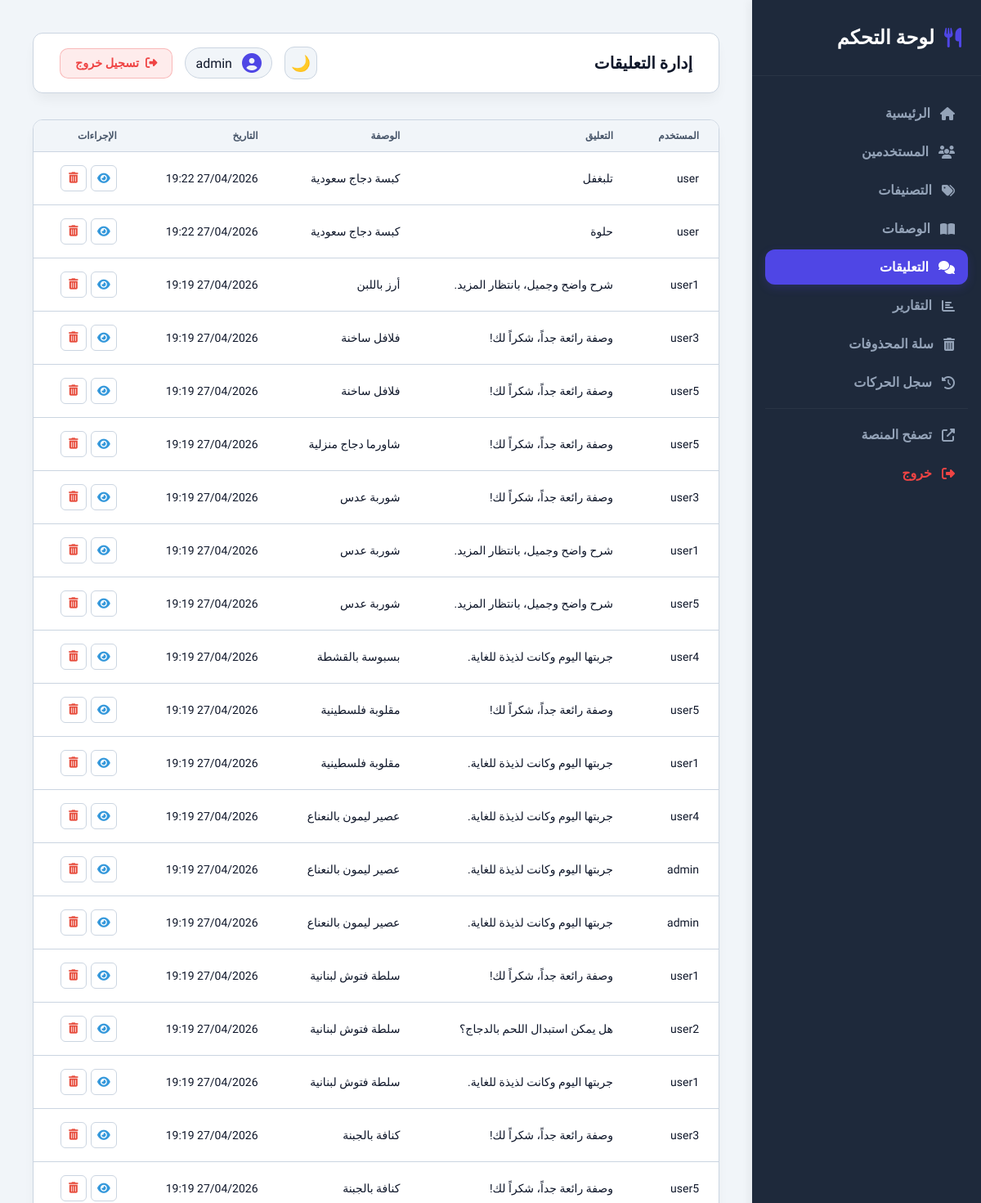
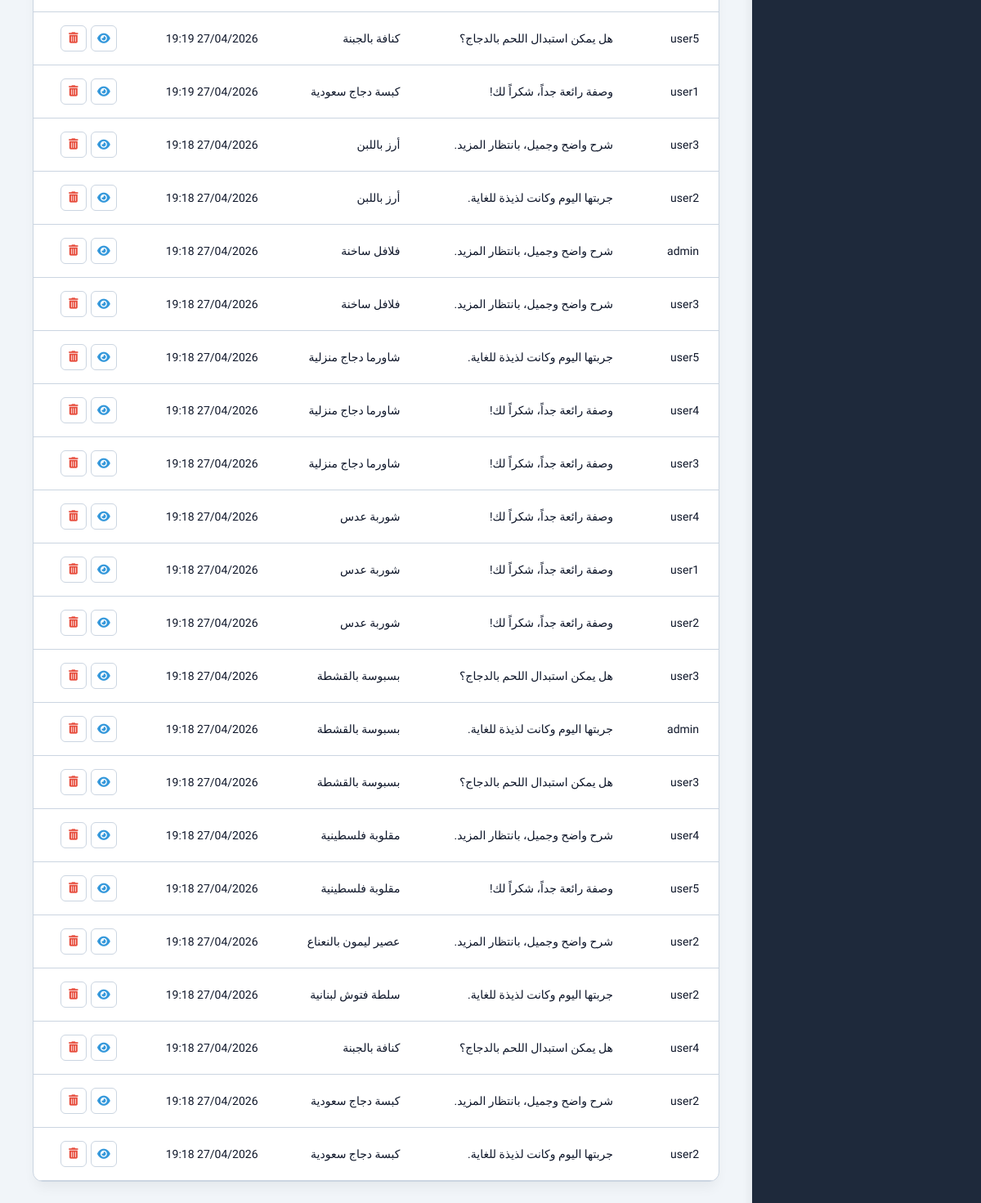
The page /dashboard/comments/ (signed in) on the database its author committed (2 pictures, top to bottom).
### accountes/models.py (models this page shows, shortened)
class SoftDeleteMixin(models.Model):
    is_deleted = models.BooleanField(default=False)
    deleted_at = models.DateTimeField(null=True, blank=True)
    objects = SoftDeleteManager()
    all_objects = models.Manager()
    class Meta:
        abstract = True

class User(AbstractUser, SoftDeleteMixin):
    bio = models.TextField(blank=True)
    profile_picture = models.ImageField(upload_to='profile_pictures/', null=True, blank=True)
    facebook_link = models.URLField(blank=True)
    instagram_link = models.URLField(blank=True)
    twitter_link = models.URLField(blank=True)
    phone_number = models.CharField(max_length=20, blank=True)
    experience_years = models.CharField(max_length=50, blank=True, null=True, verbose_name="مدة الخبرة")
    objects = SoftDeleteUserManager()
    all_objects = UserManager()

### recipes/models.py (models this page shows, shortened)
class BaseModel(models.Model):
    created_at = models.DateTimeField(auto_now_add=True)
    class Meta:
        abstract = True

class Comment(BaseModel, SoftDeleteMixin):
    user = models.ForeignKey(settings.AUTH_USER_MODEL, on_delete=models.CASCADE)
    recipe = models.ForeignKey(Recipe, on_delete=models.CASCADE, related_name='comments')
    text = models.TextField()
    parent = models.ForeignKey('self', null=True, blank=True, on_delete=models.CASCADE, related_name='replies')
    class Meta:
        ordering = ['-created_at']

class Recipe(SoftDeleteMixin):
    DIFFICULTY_CHOICES = [
        ('easy', 'Easy'),
        ('medium', 'Medium'),
        ('hard', 'Hard'),
    ]
    author = models.ForeignKey(settings.AUTH_USER_MODEL, on_delete=models.CASCADE, related_name='recipes')
    title = models.CharField(max_length=200)
    description = models.TextField()
    image = models.ImageField(upload_to='recipe_images/')
    category = models.ForeignKey(Category, null=True, blank=True, on_delete=models.SET_NULL, related_name='recipes')
    cuisine = models.CharField(max_length=100, blank=True, null=True, verbose_name="المطبخ")
    prep_time = models.PositiveIntegerField()
    cook_time = models.PositiveIntegerField()
    servings = models.PositiveIntegerField()
    difficulty = models.CharField(max_length=10, choices=DIFFICULTY_CHOICES, default='medium')
    created_at = models.DateTimeField(auto_now_add=True)
    updated_at = models.DateTimeField(auto_now=True)
    class Meta:
        ordering = ['-created_at']

### dashboard/views.py (the view)
# urls.py: path('comments/', views.comment_list, name='comment_list'),
@user_passes_test(is_admin, login_url='dashboard:login')
def comment_list(request):
    comments = Comment.objects.all().order_by('-created_at')
    return render(request, 'dashboard/comment_list.html', {'comments': comments})

### accountes/models.py (called while the page is built)
    def get_queryset(self):
        return super().get_queryset().filter(is_deleted=False)

    def get_queryset(self):
        return super().get_queryset().filter(is_deleted=False)

### dashboard/views.py (called while the page is built)
def is_admin(user):
    return user.is_authenticated and user.is_staff

### templates/dashboard/comment_list.html (shortened to what this page needs)
{% extends 'dashboard/base_dashboard.html' %}
{% block page_title %}إدارة التعليقات{% endblock %}
{% block dashboard_content %}
<div class="table-container">
    <table>
        <thead>
            <tr>
                <th>المستخدم</th>
                <th>التعليق</th>
                <th>الوصفة</th>
                <th>التاريخ</th>
                <th>الإجراءات</th>
            </tr>
        </thead>
        <tbody>
            {% for comment in comments %}
            <tr>
                <td>{{ comment.user.username }}</td>
                <td style="max-width: 300px; white-space: nowrap; overflow: hidden; text-overflow: ellipsis;">
                    {{ comment.text }}
                </td>
                <td>{{ comment.recipe.title }}</td>
                <td>{{ comment.created_at|date:"d/m/Y H:i" }}</td>
                <td>
                    <div style="display: flex; gap: 5px;">
                        <a href="{% url 'recipe_detail' comment.recipe.pk %}" target="_blank" class="action-btn"
                            title="عرض الوصفة">
                            <i class="fas fa-eye" style="color: #3498db;"></i>
                        </a>
                        <form method="post" action="{% url 'dashboard:delete_comment' comment.id %}"
                            style="display: inline;" data-modal-id="delete-comment-{{ comment.id }}">
                            <button type="button" class="action-btn" title="حذف"
                                onclick="showDeleteModal('delete-comment-{{ comment.id }}', 'هل أنت متأكد من حذف هذا التعليق؟')">
                                <i class="fas fa-trash-alt" style="color: #e74c3c;"></i>
                            </button>
                        </form>
                    </div>
                </td>
            </tr>
            {% empty %}
            <tr>
                <td colspan="5" style="text-align: center;">لا توجد تعليقات</td>
            </tr>
            {% endfor %}
        </tbody>
    </table>
</div>
{% endblock %}

### templates/dashboard/base_dashboard.html (shortened to what this page needs)
<!DOCTYPE html>
<html lang="ar" dir="rtl">
<head>
    <link rel="stylesheet" href="https://cdnjs.cloudflare.com/ajax/libs/font-awesome/6.5.0/css/all.min.css">
</head>
<body>
    <div class="sidebar">
        <div class="sidebar-header">
            <i class="fas fa-utensils"></i> لوحة التحكم
        </div>
        <ul class="sidebar-menu">
            <li><a href="{% url 'dashboard:home' %}" class="{% if request.resolver_match.url_name == 'home' %}active{% endif %}"><i class="fas fa-home"></i> الرئيسية</a></li>
            <li><a href="{% url 'dashboard:user_list' %}" class="{% if request.resolver_match.url_name == 'user_list' %}active{% endif %}"><i class="fas fa-users"></i> المستخدمين</a></li>
            <li><a href="{% url 'dashboard:category_list' %}" class="{% if request.resolver_match.url_name == 'category_list' %}active{% endif %}"><i class="fas fa-tags"></i> التصنيفات</a></li>
            <li><a href="{% url 'dashboard:recipe_list' %}" class="{% if request.resolver_match.url_name == 'recipe_list' %}active{% endif %}"><i class="fas fa-book-open"></i> الوصفات</a></li>
            <li><a href="{% url 'dashboard:comment_list' %}" class="{% if request.resolver_match.url_name == 'comment_list' %}active{% endif %}"><i class="fas fa-comments"></i> التعليقات</a></li>
            <li><a href="{% url 'dashboard:reports' %}" class="{% if request.resolver_match.url_name == 'reports' %}active{% endif %}"><i class="fas fa-chart-bar"></i> التقارير</a></li>
            <li><a href="{% url 'dashboard:recycle_bin' %}" class="{% if request.resolver_match.url_name == 'recycle_bin' %}active{% endif %}"><i class="fas fa-trash-alt"></i> سلة المحذوفات</a></li>
            <li><a href="{% url 'dashboard:activity_log' %}" class="{% if request.resolver_match.url_name == 'activity_log' %}active{% endif %}"><i class="fas fa-history"></i> سجل الحركات</a></li>
            <hr style="border: 0; border-top: 1px solid rgba(255,255,255,0.05); margin: 10px 0;">
            <li><a href="{% url 'home' %}" target="_blank"><i class="fas fa-external-link-alt"></i> تصفح المنصة</a></li>
            <li><a href="{% url 'dashboard:logout' %}" style="color: var(--danger);"><i class="fas fa-sign-out-alt"></i> خروج</a></li>
        </ul>
    </div>
    <div class="main-content">
        <div class="top-navbar">
            <h2>{% block page_title %}الرئيسية{% endblock %}</h2>
            <div style="display: flex; align-items: center; gap: 15px;">
                <button id="theme-toggle" style="background: var(--bg-body); border: 1px solid var(--border-color); color: var(--text-main); width: 40px; height: 40px; border-radius: 12px; cursor: pointer; display: flex; align-items: center; justify-content: center; font-size: 1.2rem;">
                    <span id="theme-icon">🌙</span>
                </button>
                <div class="user-profile">
                    <i class="fas fa-user-circle"></i>
                    <span>{{ request.user.username }}</span>
                </div>
                <a href="{% url 'dashboard:logout' %}"
                   style="display:flex; align-items:center; gap:8px; background:rgba(239,68,68,0.1); color:#ef4444; border:1px solid rgba(239,68,68,0.3); padding:9px 18px; border-radius:10px; text-decoration:none; font-weight:700; font-size:0.9rem; transition:all 0.2s;"
                   onmouseover="this.style.background='#ef4444'; this.style.color='#fff';"
                   onmouseout="this.style.background='rgba(239,68,68,0.1)'; this.style.color='#ef4444';">
                    <i class="fas fa-sign-out-alt"></i>
                    تسجيل خروج
                </a>
            </div>
        </div>
        {% block dashboard_content %}{% endblock %}
    </div>
</body>
</html>

### templates/dashboard/base_dashboard.html (style rules this page uses)
:root { --primary: #4f46e5; --primary-hover: #4338ca; --sidebar-bg: #1e293b; --sidebar-text: #94a3b8; --sidebar-active: #ffffff; --sidebar-hover-bg: #334155; --bg-body: #f1f5f9; --card-bg: #ffffff; --text-main: #0f172a; --text-muted: #475569; --border-color: #cbd5e1; --danger: #ef4444; --success: #10b981; --radius: 12px; --shadow: 0 10px 15px -3px rgb(0 0 0 / 0.05); --shadow-md: 0 20px 25px -5px rgb(0 0 0 / 0.05); --shadow-lg: 0 25px 50px -12px rgb(0 0 0 / 0.1); }
* { box-sizing: border-box; margin: 0; padding: 0; }
body { font-family: 'Cairo', sans-serif; background-color: var(--bg-body); color: var(--text-main); display: flex; min-height: 100vh; }
.sidebar { width: 280px; background-color: var(--sidebar-bg); color: var(--sidebar-text); display: flex; flex-direction: column; position: fixed; right: 0; top: 0; bottom: 0; z-index: 1000; box-shadow: -4px 0 10px rgba(0,0,0,0.05); }
.sidebar-header { padding: 32px 24px; font-size: 1.5rem; font-weight: 700; color: white; display: flex; align-items: center; gap: 12px; border-bottom: 1px solid rgba(255,255,255,0.05); }
.sidebar-header i { color: var(--primary); }
.sidebar-menu { flex: 1; padding: 24px 16px; list-style: none; }
.sidebar-menu li { margin-bottom: 4px; }
.sidebar-menu a { display: flex; align-items: center; gap: 12px; padding: 12px 16px; color: var(--sidebar-text); text-decoration: none; font-weight: 600; border-radius: var(--radius); transition: all 0.2s; }
.sidebar-menu a.active { background-color: var(--primary); color: white; box-shadow: 0 4px 12px rgba(79, 70, 229, 0.2); }
.main-content { margin-right: 280px; flex: 1; padding: 40px; width: calc(100% - 280px); }
.top-navbar { background: var(--card-bg); padding: 16px 32px; border-radius: var(--radius); margin-bottom: 32px; display: flex; justify-content: space-between; align-items: center; box-shadow: var(--shadow); border: 1px solid var(--border-color); }
.top-navbar h2 { font-size: 1.25rem; font-weight: 700; }
.user-profile { display: flex; align-items: center; gap: 12px; padding: 6px 12px; border-radius: 30px; border: 1px solid var(--border-color); background: var(--bg-body); }
.user-profile i { color: var(--primary); font-size: 1.5rem; }
.table-container { background: var(--card-bg); border-radius: var(--radius); box-shadow: var(--shadow); border: 1px solid var(--border-color); overflow: hidden; margin-bottom: 32px; }
table { width: 100%; border-collapse: collapse; }
th { background-color: var(--bg-body); padding: 12px 24px; text-align: right; font-size: 0.75rem; font-weight: 700; color: var(--text-muted); border-bottom: 1px solid var(--border-color); }
td { padding: 16px 24px; border-bottom: 1px solid var(--border-color); font-size: 0.875rem; }
.action-btn { width: 32px; height: 32px; display: inline-flex; align-items: center; justify-content: center; border-radius: 6px; border: 1px solid var(--border-color); background: white; color: var(--text-muted); cursor: pointer; transition: all 0.2s; text-decoration: none; }

### rows shown on the page
User: user.username "admin"
Comment: user.username "user", text "تلبغفل", recipe "كبسة دجاج سعودية", created_at "27/04/2026 19:22"
Comment: user.username "user", text "حلوة", recipe "كبسة دجاج سعودية", created_at "27/04/2026 19:22"
Comment: user.username "user1", text "شرح واضح وجميل، بانتظار المزيد.", recipe "أرز باللبن", created_at "27/04/2026 19:19"
Comment: user.username "user3", text "وصفة رائعة جداً، شكراً لك!", recipe "فلافل ساخنة", created_at "27/04/2026 19:19"
Comment: user.username "user5", text "وصفة رائعة جداً، شكراً لك!", recipe "فلافل ساخنة", created_at "27/04/2026 19:19"
Comment: user.username "user5", text "وصفة رائعة جداً، شكراً لك!", recipe "شاورما دجاج منزلية", created_at "27/04/2026 19:19"
Comment: user.username "user3", text "وصفة رائعة جداً، شكراً لك!", recipe "شوربة عدس", created_at "27/04/2026 19:19"
Comment: user.username "user1", text "شرح واضح وجميل، بانتظار المزيد.", recipe "شوربة عدس", created_at "27/04/2026 19:19"
Comment: user.username "user5", text "شرح واضح وجميل، بانتظار المزيد.", recipe "شوربة عدس", created_at "27/04/2026 19:19"
Comment: user.username "user4", text "جربتها اليوم وكانت لذيذة للغاية.", recipe "بسبوسة بالقشطة", created_at "27/04/2026 19:19"
Comment: user.username "user5", text "وصفة رائعة جداً، شكراً لك!", recipe "مقلوبة فلسطينية", created_at "27/04/2026 19:19"
Comment: user.username "user1", text "جربتها اليوم وكانت لذيذة للغاية.", recipe "مقلوبة فلسطينية", created_at "27/04/2026 19:19"
Comment: user.username "user4", text "جربتها اليوم وكانت لذيذة للغاية.", recipe "عصير ليمون بالنعناع", created_at "27/04/2026 19:19"
Comment: user.username "admin", text "جربتها اليوم وكانت لذيذة للغاية.", recipe "عصير ليمون بالنعناع", created_at "27/04/2026 19:19"
Comment: user.username "admin", text "جربتها اليوم وكانت لذيذة للغاية.", recipe "عصير ليمون بالنعناع", created_at "27/04/2026 19:19"
Comment: user.username "user1", text "وصفة رائعة جداً، شكراً لك!", recipe "سلطة فتوش لبنانية", created_at "27/04/2026 19:19"
Comment: user.username "user2", text "هل يمكن استبدال اللحم بالدجاج؟", recipe "سلطة فتوش لبنانية", created_at "27/04/2026 19:19"
Comment: user.username "user1", text "جربتها اليوم وكانت لذيذة للغاية.", recipe "سلطة فتوش لبنانية", created_at "27/04/2026 19:19"
Comment: user.username "user3", text "وصفة رائعة جداً، شكراً لك!", recipe "كنافة بالجبنة", created_at "27/04/2026 19:19"
Comment: user.username "user5", text "وصفة رائعة جداً، شكراً لك!", recipe "كنافة بالجبنة", created_at "27/04/2026 19:19"
Comment: user.username "user5", text "هل يمكن استبدال اللحم بالدجاج؟", recipe "كنافة بالجبنة", created_at "27/04/2026 19:19"
Comment: user.username "user1", text "وصفة رائعة جداً، شكراً لك!", recipe "كبسة دجاج سعودية", created_at "27/04/2026 19:19"
Comment: user.username "user3", text "شرح واضح وجميل، بانتظار المزيد.", recipe "أرز باللبن", created_at "27/04/2026 19:18"
Comment: user.username "user2", text "جربتها اليوم وكانت لذيذة للغاية.", recipe "أرز باللبن", created_at "27/04/2026 19:18"
Comment: user.username "admin", text "شرح واضح وجميل، بانتظار المزيد.", recipe "فلافل ساخنة", created_at "27/04/2026 19:18"
Comment: user.username "user3", text "شرح واضح وجميل، بانتظار المزيد.", recipe "فلافل ساخنة", created_at "27/04/2026 19:18"
Comment: user.username "user5", text "جربتها اليوم وكانت لذيذة للغاية.", recipe "شاورما دجاج منزلية", created_at "27/04/2026 19:18"
Comment: user.username "user4", text "وصفة رائعة جداً، شكراً لك!", recipe "شاورما دجاج منزلية", created_at "27/04/2026 19:18"
Comment: user.username "user3", text "وصفة رائعة جداً، شكراً لك!", recipe "شاورما دجاج منزلية", created_at "27/04/2026 19:18"
Comment: user.username "user4", text "وصفة رائعة جداً، شكراً لك!", recipe "شوربة عدس", created_at "27/04/2026 19:18"
Comment: user.username "user1", text "وصفة رائعة جداً، شكراً لك!", recipe "شوربة عدس", created_at "27/04/2026 19:18"
Comment: user.username "user2", text "وصفة رائعة جداً، شكراً لك!", recipe "شوربة عدس", created_at "27/04/2026 19:18"
Comment: user.username "user3", text "هل يمكن استبدال اللحم بالدجاج؟", recipe "بسبوسة بالقشطة", created_at "27/04/2026 19:18"
Comment: user.username "admin", text "جربتها اليوم وكانت لذيذة للغاية.", recipe "بسبوسة بالقشطة", created_at "27/04/2026 19:18"
Comment: user.username "user3", text "هل يمكن استبدال اللحم بالدجاج؟", recipe "بسبوسة بالقشطة", created_at "27/04/2026 19:18"
Comment: user.username "user4", text "شرح واضح وجميل، بانتظار المزيد.", recipe "مقلوبة فلسطينية", created_at "27/04/2026 19:18"
Comment: user.username "user5", text "وصفة رائعة جداً، شكراً لك!", recipe "مقلوبة فلسطينية", created_at "27/04/2026 19:18"
Comment: user.username "user2", text "شرح واضح وجميل، بانتظار المزيد.", recipe "عصير ليمون بالنعناع", created_at "27/04/2026 19:18"
Comment: user.username "user2", text "جربتها اليوم وكانت لذيذة للغاية.", recipe "سلطة فتوش لبنانية", created_at "27/04/2026 19:18"
Comment: user.username "user4", text "هل يمكن استبدال اللحم بالدجاج؟", recipe "كنافة بالجبنة", created_at "27/04/2026 19:18"
Comment: user.username "user2", text "شرح واضح وجميل، بانتظار المزيد.", recipe "كبسة دجاج سعودية", created_at "27/04/2026 19:18"
Comment: user.username "user2", text "جربتها اليوم وكانت لذيذة للغاية.", recipe "كبسة دجاج سعودية", created_at "27/04/2026 19:18"
